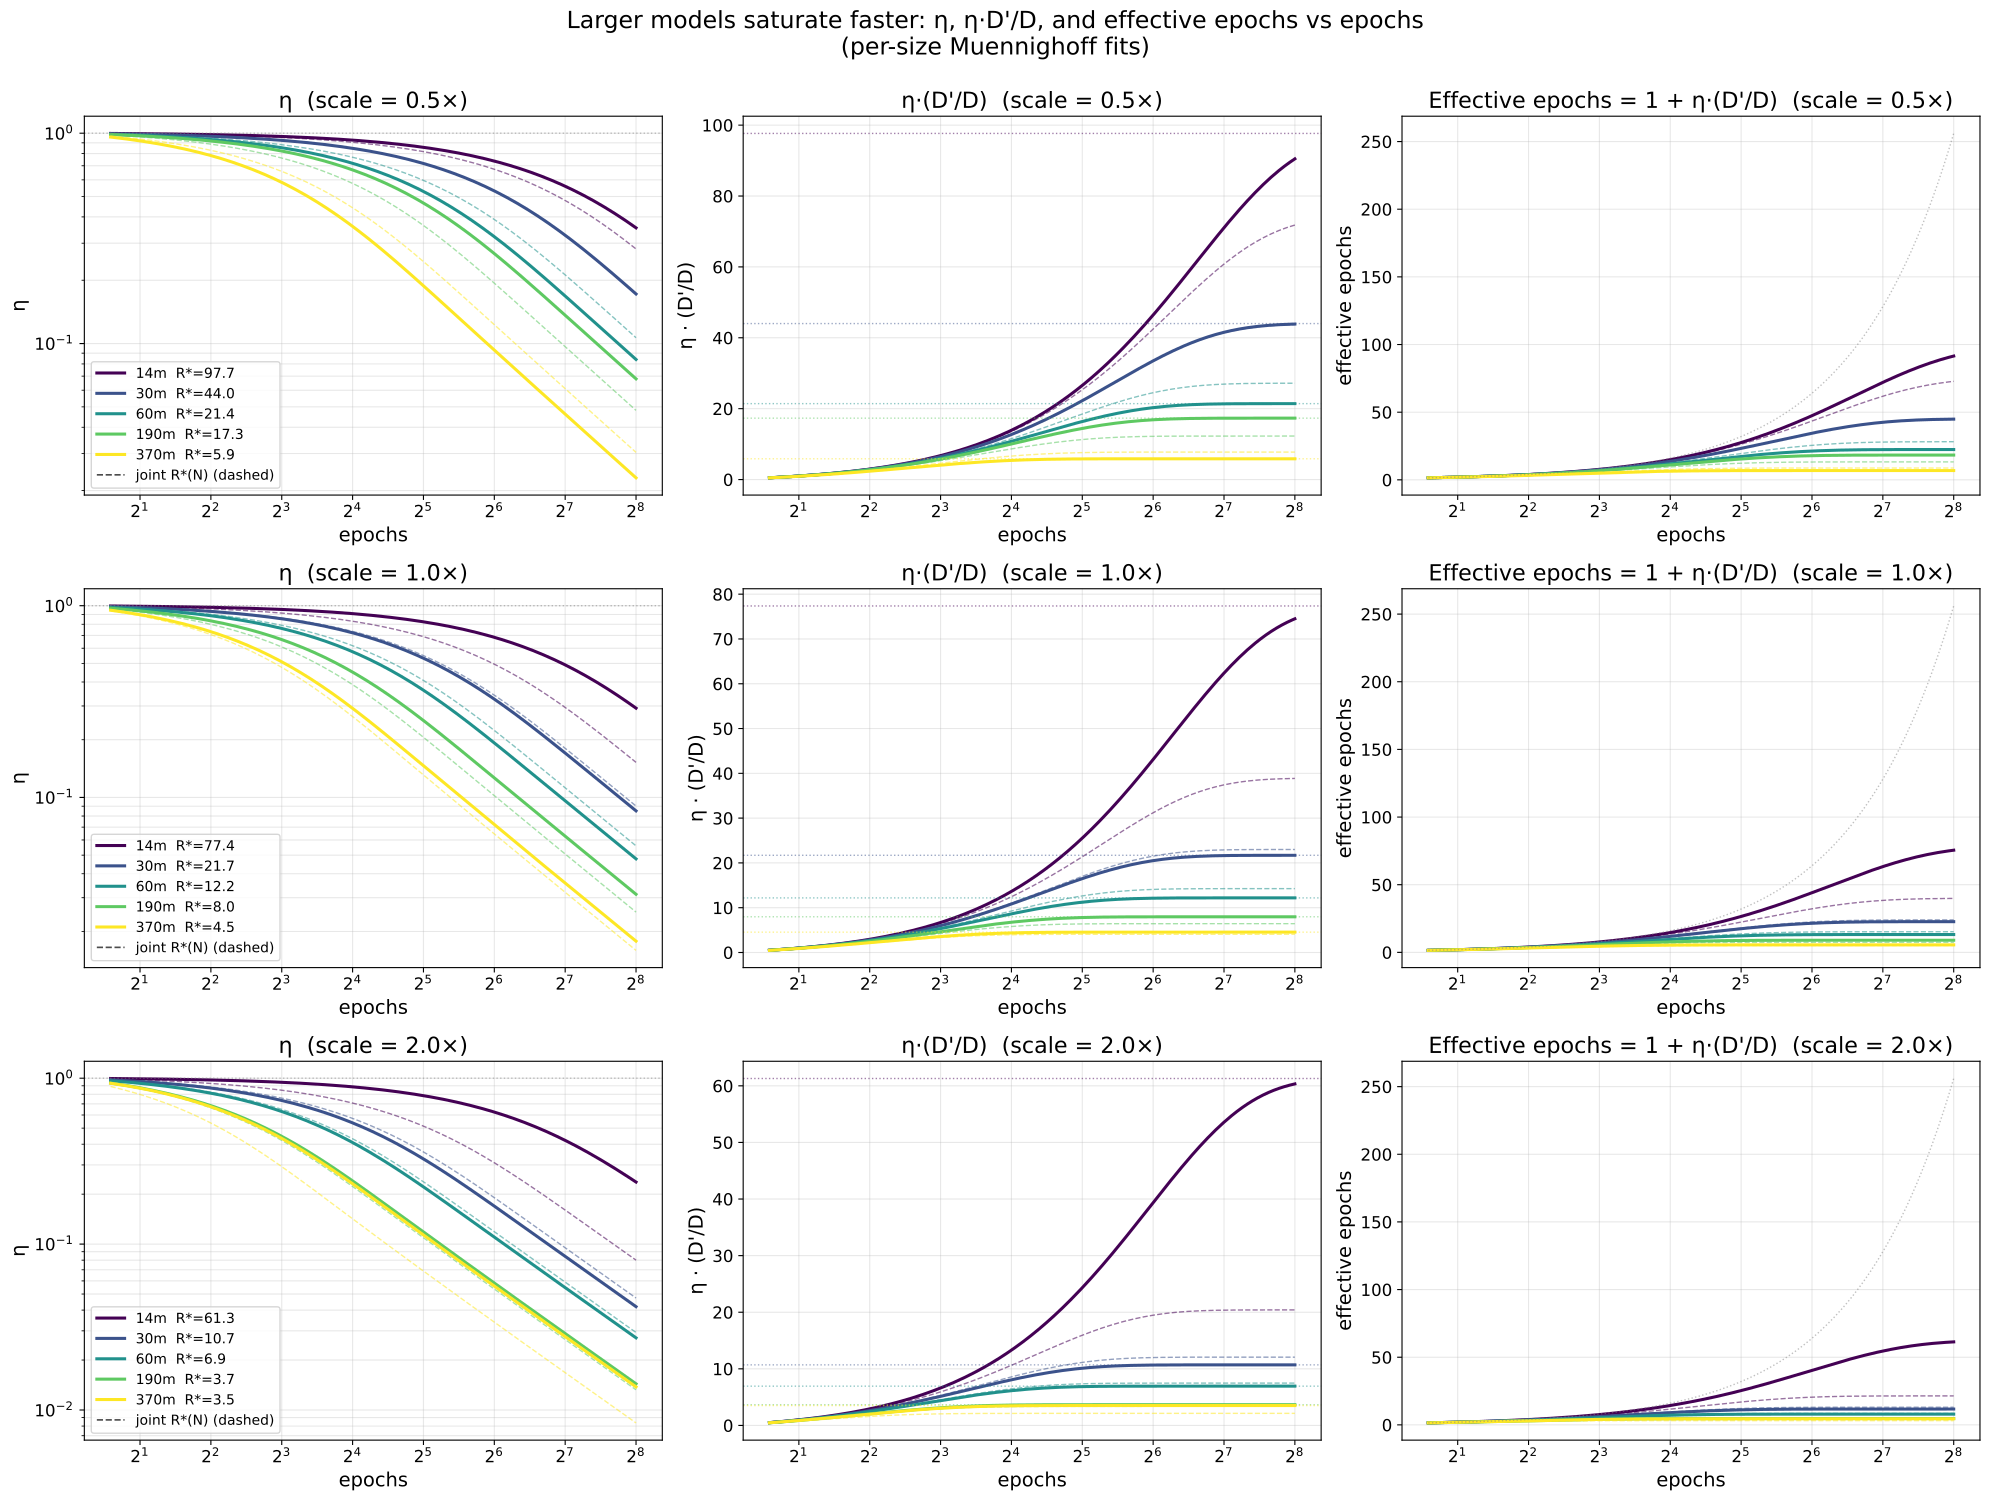

Write Python code to recreate this figure.
"""
Visualize "larger models saturate faster" using Form B (Muennighoff Eq 5)
parameterized as R*(D/N, N) — i.e., the saturation asymptote itself is
the explicit fitted parameter, rather than the opaque R_0.

Form B with R*(N):
    η = R*·(1 − e^{−x/R*})/x
    R* = R*_ref · (D/N / 20)^ρ · (N/N_ref)^σ
    where R*_ref is R* at the (1×, 30M) reference point.

Three panels at fixed scale (e.g., 1× Chinchilla):
  (1) η vs epochs per size — η decays faster with more epochs at large N.
  (2) η·(D'/D) vs epochs per size — extra fresh-equivalent tokens per
      fresh token; asymptote = R*, which decreases with N.
  (3) Effective epochs = 1 + η·(D'/D).

Parameters taken from the latest fit_eta.py run.
"""

import os
import sys

import matplotlib.pyplot as plt
import numpy as np

sys.path.insert(0, os.path.dirname(__file__))
from data import SIZES, TTP_RATIO  # noqa: E402

SCRIPT_DIR = os.path.dirname(os.path.abspath(__file__))
N_REF = 30e6   # reference N

# Per-size Muennighoff with R*(N) form: R* = R*_ref · (D/N/20)^ρ · (N/N_ref)^σ.
# These come from per-size fits in fit_eta.py — see writeup §3.2.  R*_ref
# is the saturation budget at (1× scale, N=30M).
PER_SIZE_MUEN = {
    "14m":  dict(Rstar=22.00, rho=-0.336, sigma=-1.65),
    "30m":  dict(Rstar=21.70, rho=-1.020, sigma=-1.00),
    "60m":  dict(Rstar=12.10, rho=-0.813, sigma= 0.011),
    "190m": dict(Rstar= 5.08, rho=-1.120, sigma= 0.244),
    "370m": dict(Rstar= 5.07, rho=-0.369, sigma=-0.044),
}

# Joint Muennighoff with R*(N) — winner of joint form ranking, LOO 0.020
JOINT_MUEN = dict(Rstar=23.0, rho=-0.931, sigma=-0.69)

FONT_LABEL, FONT_TICK, FONT_LEGEND, FONT_TITLE = 14, 12, 11, 16


def muennighoff_eta(x, R_star):
    """η = R*(1 - exp(-x/R*))/x."""
    x = np.asarray(x, dtype=np.float64)
    return R_star * (1.0 - np.exp(-x / R_star)) / x


def Rstar_of(D_over_N, N, *, Rstar, rho, sigma):
    """R*(D/N, N) = R*_ref · (D/N / 20)^ρ · (N/N_ref)^σ."""
    return Rstar * (D_over_N / 20.0) ** rho * (N / N_REF) ** sigma


def plot(path, scales=(0.5, 1.0, 2.0)):
    sizes = list(PER_SIZE_MUEN.keys())
    cmap = plt.cm.viridis
    cnorm = plt.Normalize(vmin=0, vmax=len(sizes) - 1)
    color_of = lambda i: cmap(cnorm(i))

    epochs = np.geomspace(1.5, 256, 200)
    x_grid = epochs - 1.0   # D'/D = epochs - 1

    fig, axes = plt.subplots(len(scales), 3, figsize=(20, 5 * len(scales)),
                             squeeze=False)
    fig.suptitle("Larger models saturate faster: η, η·D'/D, and effective epochs vs epochs\n"
                 "(per-size Muennighoff fits)",
                 fontsize=FONT_TITLE + 1, y=1.00)

    for row, scale in enumerate(scales):
        ax_eta, ax_xtra, ax_eff = axes[row]
        ax_eta.set_title(f"η  (scale = {scale}×)", fontsize=FONT_TITLE)
        ax_xtra.set_title(f"η·(D'/D)  (scale = {scale}×)", fontsize=FONT_TITLE)
        ax_eff.set_title(f"Effective epochs = 1 + η·(D'/D)  (scale = {scale}×)",
                         fontsize=FONT_TITLE)

        for i, size in enumerate(sizes):
            N = SIZES[size][0]
            DoverN = scale * TTP_RATIO
            R_star = Rstar_of(DoverN, N, **PER_SIZE_MUEN[size])
            eta = muennighoff_eta(x_grid, R_star)
            eta_xD = eta * x_grid                # = R*(1 - exp(-x/R*))
            eff_epochs = 1.0 + eta_xD            # effective passes through fresh data

            color = color_of(i)
            ax_eta.plot(epochs, eta, "-", color=color, linewidth=2.2,
                        label=f"{size}  R*={R_star:.1f}")
            ax_xtra.plot(epochs, eta_xD, "-", color=color, linewidth=2.2,
                         label=f"{size}  ceiling R*={R_star:.1f}")
            ax_xtra.axhline(R_star, color=color, linestyle=":", linewidth=1,
                            alpha=0.5)
            ax_eff.plot(epochs, eff_epochs, "-", color=color, linewidth=2.2,
                        label=f"{size}")

            # Joint overlay per size (dashed, same color, thinner)
            R_star_j = Rstar_of(DoverN, N, **JOINT_MUEN)
            eta_j = muennighoff_eta(x_grid, R_star_j)
            ax_eta.plot(epochs, eta_j, "--", color=color, linewidth=1.0,
                        alpha=0.55)
            ax_xtra.plot(epochs, eta_j * x_grid, "--", color=color,
                         linewidth=1.0, alpha=0.55)
            ax_eff.plot(epochs, 1.0 + eta_j * x_grid, "--", color=color,
                        linewidth=1.0, alpha=0.55)
        # legend entry for joint (one line)
        ax_eta.plot([], [], "--", color="black", linewidth=1.2, alpha=0.7,
                    label="joint R*(N) (dashed)")

        for ax in (ax_eta, ax_xtra, ax_eff):
            ax.set_xscale("log", base=2)
            ax.set_xlabel("epochs", fontsize=FONT_LABEL)
            ax.tick_params(labelsize=FONT_TICK)
            ax.grid(alpha=0.3, which="both")
        ax_eta.set_yscale("log")
        ax_eta.axhline(1.0, color="gray", linestyle=":", linewidth=1, alpha=0.5)
        ax_eta.set_ylabel("η", fontsize=FONT_LABEL)
        ax_xtra.set_ylabel("η · (D'/D)", fontsize=FONT_LABEL)
        ax_eff.set_ylabel("effective epochs", fontsize=FONT_LABEL)
        ax_eff.plot(epochs, epochs, ":", color="gray", linewidth=1, alpha=0.5)
        ax_eta.legend(fontsize=FONT_LEGEND - 1, loc="lower left")

    # R* vs N panel — bar chart of asymptotes per size at each scale
    fig.tight_layout()
    fig.savefig(path, bbox_inches="tight")
    plt.close(fig)
    print(f"Saved {path}")


def plot_Rstar_vs_N(path, scales=(0.5, 1.0, 2.0, 4.0)):
    """Standalone summary: ceiling R* (saturation parameter) vs N at several
    scales.  Decreasing trend in N at fixed scale = larger models plateau
    sooner."""
    sizes = list(PER_SIZE_MUEN.keys())
    Ns = np.array([SIZES[s][0] for s in sizes])
    cmap = plt.cm.plasma
    cnorm = plt.Normalize(vmin=0, vmax=len(scales) - 1)

    fig, ax = plt.subplots(1, 1, figsize=(11, 6.5))
    for j, scale in enumerate(scales):
        DoverN = scale * TTP_RATIO
        R_per_size = np.array([
            Rstar_of(DoverN, SIZES[s][0], **PER_SIZE_MUEN[s])
            for s in sizes
        ])
        R_joint = np.array([
            Rstar_of(DoverN, SIZES[s][0], **JOINT_MUEN)
            for s in sizes
        ])
        c = cmap(cnorm(j))
        ax.plot(Ns, R_per_size, "o-", color=c, linewidth=2, markersize=11,
                label=f"per-size, scale={scale}×")
        ax.plot(Ns, R_joint, "x--", color=c, linewidth=1.4, markersize=10,
                alpha=0.8, label=f"joint R*(N), scale={scale}×")

    for s, N in zip(sizes, Ns):
        ax.annotate(s, (N, Rstar_of(1.0 * TTP_RATIO, SIZES[s][0],
                                     **PER_SIZE_MUEN[s])),
                    textcoords="offset points", xytext=(8, 4),
                    fontsize=FONT_LEGEND - 1, color="gray")

    ax.set_xscale("log")
    ax.set_yscale("log")
    ax.set_xlabel("Model parameters N", fontsize=FONT_LABEL)
    ax.set_ylabel("Saturation parameter $R^{*} = R_{0}(D/N)^{\\rho}$",
                  fontsize=FONT_LABEL)
    ax.set_title("Saturation R* vs N at several Chinchilla scales\n"
                 "(downward trend in N = larger models plateau sooner)",
                 fontsize=FONT_TITLE)
    ax.tick_params(labelsize=FONT_TICK)
    ax.grid(alpha=0.3, which="both")
    ax.legend(fontsize=FONT_LEGEND - 1, loc="best", ncol=2)

    fig.tight_layout()
    fig.savefig(path, bbox_inches="tight")
    plt.close(fig)
    print(f"Saved {path}")


if __name__ == "__main__":
    plot(os.path.join(SCRIPT_DIR, "plot_saturation_by_N.pdf"))
    plot_Rstar_vs_N(os.path.join(SCRIPT_DIR, "plot_Rstar_vs_N.pdf"))
